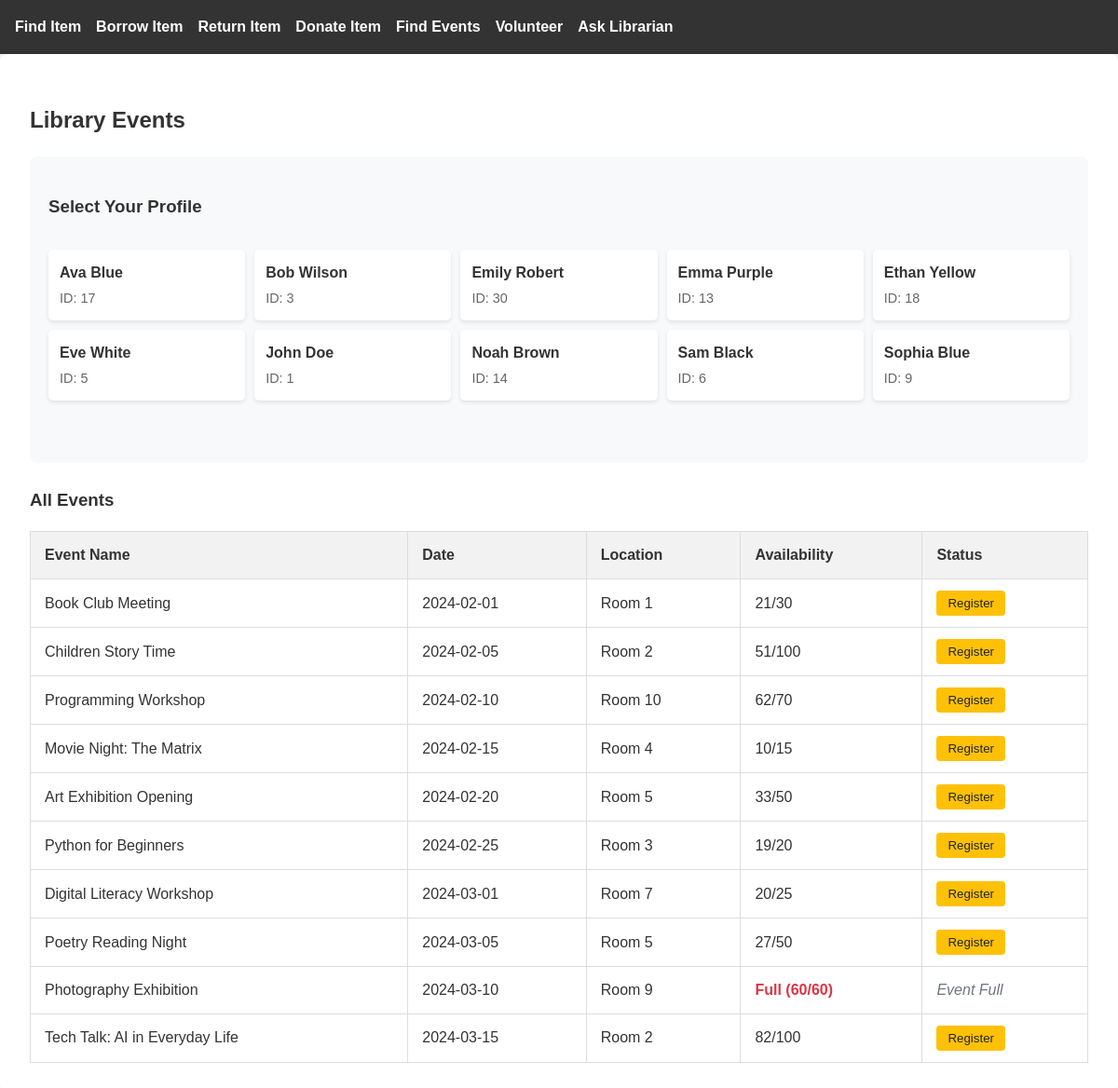
The app's page /find-events, older data.
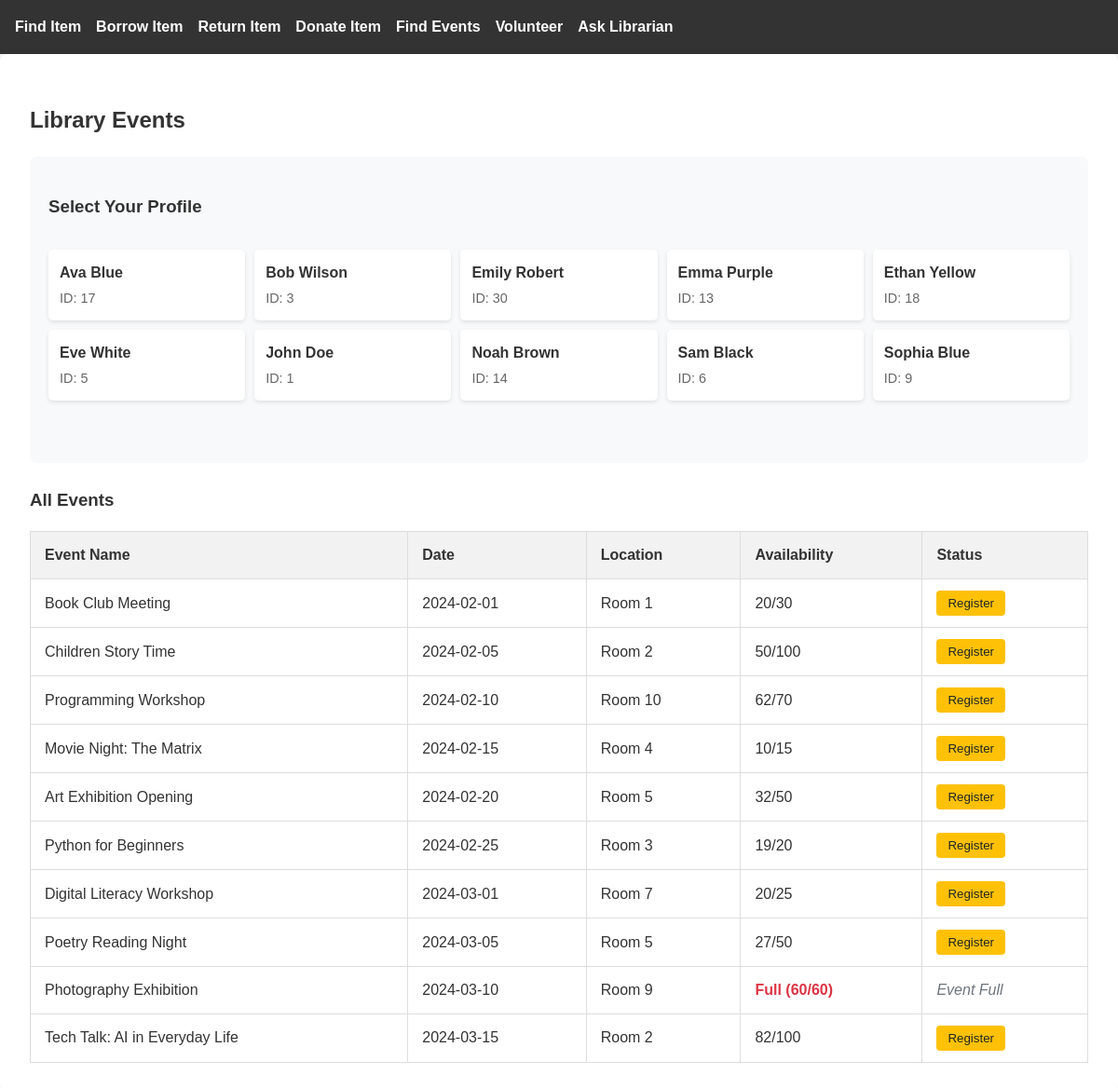
The same page, newer data.
### tables this page shows
CREATE TABLE Event (
            EventID INTEGER PRIMARY KEY AUTOINCREMENT,
            EventName TEXT NOT NULL,
            EventDate DATE NOT NULL,
            Attendance INTEGER NOT NULL,
            MaxCapacity INTEGER NOT NULL DEFAULT 20,
            RoomID INTEGER,
            FOREIGN KEY (RoomID) REFERENCES LibraryRoom(RoomID)
    );

### app.py (the view, shortened to what this page needs)
@app.route('/find-events', methods=['GET', 'POST'])
def find_events():
    conn = get_db_connection()
    members = conn.execute("""
        SELECT p.PersonID, p.Name
        FROM Person p
        JOIN Member m ON p.PersonID = m.MemberID
        WHERE p.Role = 'Member'
        ORDER BY p.Name
    """).fetchall()
    events = conn.execute("""
        SELECT *, (Attendance >= MaxCapacity) AS IsFull
        FROM Event
        ORDER BY EventDate
    """).fetchall()
    conn.close()
    return render_template('find_events.html', members=members, events=events)

### app.py (called while the page is built)
def get_db_connection():
    print("Connecting to database...")
    conn = sqlite3.connect('354_mini_project.db')
    conn.row_factory = sqlite3.Row
    return conn

### templates/find_events.html (shortened to what this page needs)
{% extends "base.html" %}
{% block content %}
<h2>Library Events</h2>
<div class="member-section">
    <h3>Select Your Profile</h3>
    <form method="POST" id="memberForm">
        <div class="member-grid">
            {% for member in members %}
            <div class="member-card {% if selected_member == member['PersonID'] %}selected{% endif %}">
                <label for="member_{{ member['PersonID'] }}">
                    <span class="member-name">{{ member['Name'] }}</span>
                    <span class="member-id">ID: {{ member['PersonID'] }}</span>
                </label>
            </div>
            {% endfor %}
        </div>
    </form>
</div>
{% if events %}
<div class="events-section">
    <h3>{% if search_term %}Search Results{% else %}All Events{% endif %}</h3>
    <table class="events-table">
        <thead>
            <tr>
                <th>Event Name</th>
                <th>Date</th>
                <th>Location</th>
                <th>Availability</th>
                <th>Status</th>
            </tr>
        </thead>
        <tbody>
            {% for event in events %}
            <tr>
                <td>{{ event['EventName'] }}</td>
                <td>{{ event['EventDate'] }}</td>
                <td>Room {{ event['RoomID'] }}</td>
                <td>
                    {% if event['IsFull'] %}
                        <span class="text-danger">Full ({{ event['Attendance'] }}/{{ event['MaxCapacity'] }})</span>
                    {% else %}
                        {{ event['Attendance'] }}/{{ event['MaxCapacity'] }}
                    {% endif %}
                </td>                <td>
                    {% if event['IsRegistered'] %}
                    <div class="registration-actions">
                        <span class="status-registered">Registered ✓</span>
                        <form method="POST" class="unregister-form">
                            <input type="hidden" name="member_id" value="{{ selected_member }}">
                            <input type="hidden" name="event_id" value="{{ event['EventID'] }}">
                            <input type="hidden" name="search_term" value="{{ search_term if search_term }}">
                            <input type="hidden" name="action" value="unregister">
                            <button type="submit" class="btn-unregister">Unregister</button>
                        </form>
                    </div>
                    {% else %}
                    {% if event['IsFull'] %}
                    <span class="text-muted">Event Full</span>
                    {% else %}
                    <form method="POST" class="register-form" id="registerForm{{ event['EventID'] }}">
                        <button type="submit" class="btn-register">Register</button>
                    </form>
                    {% endif %}
                    {% endif %}
                </td>
            </tr>
            {% endfor %}
        </tbody>
    </table>
</div>
{% else %}
<p class="no-events">No events found{% if search_term %} matching "{{ search_term }}"{% endif %}.</p>
{% endif %}
{% endblock %}

Row changes from the older to the newer data that the page shows:
changed Event "Book Club Meeting": Attendance "21" → "20"
changed Event "Children Story Time": Attendance "51" → "50"
changed Event "Art Exhibition Opening": Attendance "33" → "32"
